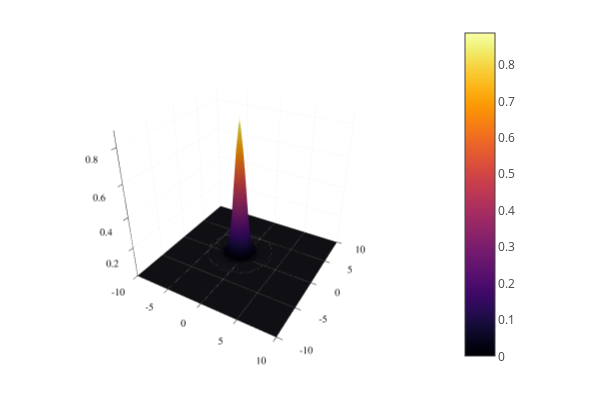

Notebook cell for this chart:
### Code cell
using Plots; plotlyjs()
using LinearAlgebra
using CUDA
using BenchmarkTools

maxPos = 10
minPos = -10
stepPos = 0.5

freePropagator(finPos, startPos, finTime, startTime = 0, m = 1) = sqrt(m / (2 * pi * im * (finTime - startTime))) * exp(im * m / (2 * (finTime - startTime)) * (finPos - startPos)^2)  
freePropagatorC(qf, qfp, q0, q0p, tf, t0) = freePropagator(qf, q0, tf, t0) * freePropagator(qfp, q0p, tf, t0)
initStateFunction(q0, q0p, σ1, s1, p1, σ2, s2, p2) = (1//2 * pi * σ1)^(1//4) * exp(-(q0 - s1)^2 / (4 * σ1^2) + im * p1 * q0) * (1//2 * pi * σ2)^(1//4) * exp(-(q0p - s2)^2 / (4 * σ2^2) + im * p2 * q0p)
posToIndex(pos) = Int32((pos - minPos) / stepPos + 1)

pos1Vect = collect(minPos:stepPos:maxPos)
pos2Vect = collect(minPos:stepPos:maxPos)
posVectSize = size(pos1Vect, 1)
posMat = [(i, j) for i in pos1Vect, j in pos2Vect]

# Entangled
# initState(q) = 1/sqrt(2) * (initStateFunction(q[1], q[2], 0.5, +1, 0, 0.5, -1, 0) + initStateFunction(q[1], q[2], 0.5, -1, 0, 0.5, +1, 0))
# Unentangled
initState(q) = initStateFunction(q[1], q[2], 0.5, +1, 0, 0.5, -1, 0)
initMat = initState.(posMat)
# initMat = round.(initMat, digits = 6)

α = 1f4
m = 1

springPropagator1(qf, qfp, q0, q0p, tf, t0) = freePropagatorC(qf, qfp, q0, q0p, tf, t0) * (1 - im * α * tf / 6 * (-2 * (m * (q0 + qf)^2 + m * (q0p + qfp)^2 + im * tf) + 2*q0*q0p + q0*qfp + q0p*qf + 2*qf*qfp))

surface(pos1Vect, pos2Vect, abs.(initMat))

### Figure 1 — Plotly figure (JSON) as saved in the notebook; plotly's stock layout.template omitted (floating-point values rounded to 4 significant figures; data arrays with more than 128 entries replaced by an {"elided": "..."} marker saying what was removed)
{"data": [{"colorbar": {"len": 0.9525, "title": "", "x": 0.7578, "y": 0.5139}, "colorscale": {"elided": "256x2 mixed values"}, "name": "y1", "opacity": null, "scene": "scene", "showlegend": false, "showscale": true, "type": "surface", "x": [-10, -9.5, -9, -8.5, -8, -7.5, -7, -6.5, -6, -5.5, -5, -4.5, -4, -3.5, -3, -2.5, -2, -1.5, -1, -0.5, 0, 0.5, 1, 1.5, 2, 2.5, 3, 3.5, 4, 4.5, 5, 5.5, 6, 6.5, 7, 7.5, 8, 8.5, 9, 9.5, 10], "xaxis": "x", "y": [-10, -9.5, -9, -8.5, -8, -7.5, -7, -6.5, -6, -5.5, -5, -4.5, -4, -3.5, -3, -2.5, -2, -1.5, -1, -0.5, 0, 0.5, 1, 1.5, 2, 2.5, 3, 3.5, 4, 4.5, 5, 5.5, 6, 6.5, 7, 7.5, 8, 8.5, 9, 9.5, 10], "yaxis": "y", "z": {"elided": "41x41 float values"}, "zaxis": "z", "zmax": 0.8862, "zmin": 7.051e-106}], "layout": {"annotations": [], "height": 400, "legend": {"bgcolor": "rgba(255, 255, 255, 1.000)", "bordercolor": "rgba(0, 0, 0, 1.000)", "borderwidth": 1, "font": {"color": "rgba(0, 0, 0, 1.000)", "family": "sans-serif", "size": 11}, "title": {"font": {"color": "rgba(0, 0, 0, 1.000)", "family": "sans-serif", "size": 15}, "text": ""}, "tracegroupgap": 0, "traceorder": "normal", "x": 1, "xanchor": "auto", "y": 1, "yanchor": "auto"}, "margin": {"b": 20, "l": 0, "r": 0, "t": 20}, "paper_bgcolor": "rgba(255, 255, 255, 1.000)", "plot_bgcolor": "rgba(255, 255, 255, 1.000)", "scene": {"camera": {"eye": {"x": 1.126, "y": -1.95, "z": 1.3}, "projection": "orthographic"}, "domain": {"x": [0.05101, 0.7578], "y": [0.03762, 0.9902]}, "xaxis": {"gridcolor": "rgba(0, 0, 0, 0.100)", "gridwidth": 0.5, "linecolor": "rgba(0, 0, 0, 1.000)", "mirror": false, "range": [-10, 10], "showgrid": true, "showline": true, "showticklabels": true, "tickangle": 0, "tickcolor": "rgb(0, 0, 0)", "tickfont": {"color": "rgba(0, 0, 0, 1.000)", "family": "sans-serif", "size": 11}, "tickmode": "array", "ticks": "inside", "ticktext": ["-10", "-5", "0", "5", "10"], "tickvals": [-10, -5, 0, 5, 10], "title": "", "titlefont": {"color": "rgba(0, 0, 0, 1.000)", "family": "sans-serif", "size": 15}, "type": "-", "visible": true, "zeroline": false, "zerolinecolor": "rgba(0, 0, 0, 1.000)"}, "yaxis": {"gridcolor": "rgba(0, 0, 0, 0.100)", "gridwidth": 0.5, "linecolor": "rgba(0, 0, 0, 1.000)", "mirror": false, "range": [-10, 10], "showgrid": true, "showline": true, "showticklabels": true, "tickangle": 0, "tickcolor": "rgb(0, 0, 0)", "tickfont": {"color": "rgba(0, 0, 0, 1.000)", "family": "sans-serif", "size": 11}, "tickmode": "array", "ticks": "inside", "ticktext": ["-10", "-5", "0", "5", "10"], "tickvals": [-10, -5, 0, 5, 10], "title": "", "titlefont": {"color": "rgba(0, 0, 0, 1.000)", "family": "sans-serif", "size": 15}, "type": "-", "visible": true, "zeroline": false, "zerolinecolor": "rgba(0, 0, 0, 1.000)"}, "zaxis": {"gridcolor": "rgba(0, 0, 0, 0.100)", "gridwidth": 0.5, "linecolor": "rgba(0, 0, 0, 1.000)", "mirror": false, "range": [7.051e-106, 0.8862], "showgrid": true, "showline": true, "showticklabels": true, "tickangle": 0, "tickcolor": "rgb(0, 0, 0)", "tickfont": {"color": "rgba(0, 0, 0, 1.000)", "family": "sans-serif", "size": 11}, "tickmode": "array", "ticks": "inside", "ticktext": ["0.2", "0.4", "0.6", "0.8"], "tickvals": [0.2, 0.4, 0.6, 0.8], "title": "", "titlefont": {"color": "rgba(0, 0, 0, 1.000)", "family": "sans-serif", "size": 15}, "type": "-", "visible": true, "zeroline": false, "zerolinecolor": "rgba(0, 0, 0, 1.000)"}}, "showlegend": true, "width": 600}}
